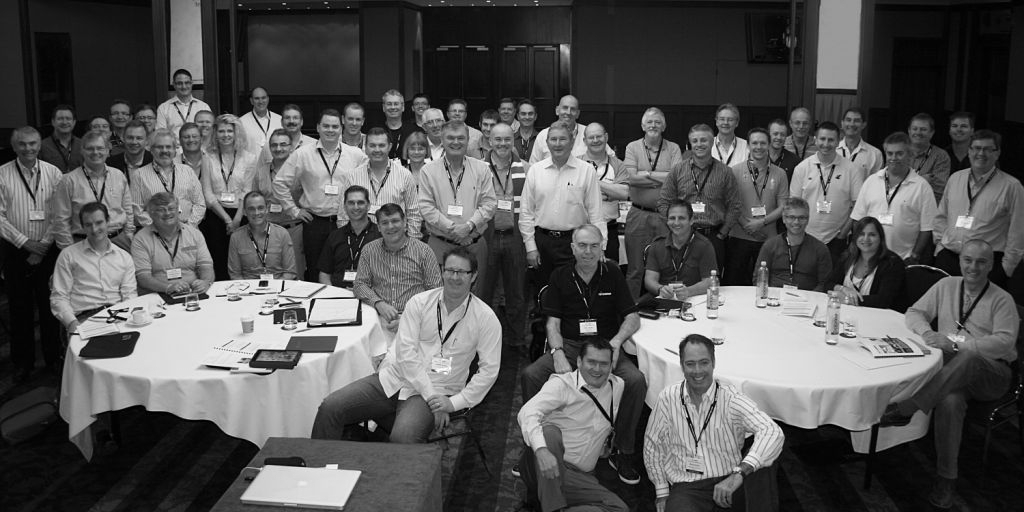
#> input picture groupGray.jpg, 1024 x 512 px
$ python 'code fle.py'
#> lines starting #> are read from the running program, lines starting #| are printed output that depends on the picture; long printed decimals are rounded
import random

import matplotlib.pyplot as plt
import matplotlib.image as img
from matplotlib.patches import Rectangle
from PIL import Image
import numpy as np
import math


bigimg = img.imread("groupGray.jpg")
#> bigimg is the input picture: shape (512, 1024); min 0, max 254, mean 85.2
template = img.imread("boothiGray.jpg")
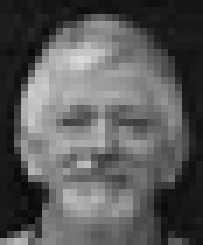
#> input picture boothiGray.jpg, 29 x 35 px (shown 7 times larger)
#> template is the input picture: shape (35, 29); min 8, max 218, mean 89.9


threshold = 0.85


# print(c)

b_shape = bigimg.shape
#> b_shape = (512, 1024)

rows = b_shape[0]
#> rows = 512
r = rows -1
#> r = 511
cols = b_shape[1]
#> cols = 1024
c= cols -1
#> c = 1023


size = bigimg.size
#> size = 524288


sizeofpop = 100
gen_max = []
gen_mean = []
gens = []
max_coords = []
max_cor = 0

def initialize_pop(rows,columns,sizeOfpop):
#> called with rows = 512, columns = 1024, sizeOfpop = 100
    population = []
    for i in range(sizeOfpop):
        row = random.randint(0,r)

        col = random.randint(0,c)
        point = (row,col)
        population.append(point)

    #
    return population

population = initialize_pop(rows,cols,sizeofpop)


def fitness_eval(bigimg,template,population):
    correlation_list = []
    for i in range(len(population)):
        point = population[i]
        if point[0]+35 < (bigimg.shape)[0] and point[1]+29 < (bigimg.shape)[1]:
            prow,pcol = point[0],point[1]
            sliced_img = bigimg[point[0]:point[0]+35,point[1]:point[1]+29]
            fitness = correlation(template,sliced_img)
            corr = (fitness,prow,pcol)
            correlation_list.append(corr)
        else:
            prow,pcol = point[0],point[1]
            corr = (0,prow,pcol)
            correlation_list.append(corr)

    return correlation_list


def correlation(template,sliced_img):

    temp_mean = np.mean(template)

    slice_mean = np.mean(sliced_img)

    num = 0
    d1 = 0
    d2 = 0
    slice_col = 0
    for i in range(len(sliced_img)):
        temp =template[i]
        sliced = sliced_img[i]


        for j in range(len(temp)):
            if j < len(sliced):
                # if sliced[j] != []:
                slice_value = sliced[j]
                # print(temp[i])
                num +=(temp[j] - temp_mean)*(slice_value - slice_mean)
                d1 += (temp[j] - temp_mean)** 2
                d2 += (slice_value - slice_mean)**2
                a = d1 * d2

    denum = math.sqrt(a)
    corr = num / denum
    return corr


def rankedPop(pop_correlation):
    pop_correlation.sort(key = lambda x: x[0],reverse = True)


    corr_array = []
    points_array = []
    # print(len(pop_correlation))
    for i in range(len(pop_correlation)):
        point = pop_correlation[i]
        corr_array.append(point[0])
        coordinate = (point[1],point[2])
        points_array.append(coordinate)
    b= corr_array[0]
    max_cor = b


    gen_max.append(b)
    mean = sum(corr_array) /len(corr_array)

    max_point = points_array[0]
    max_coords.append(max_point)


    points_array[(len(points_array)-1)] = points_array[0]


    gen_mean.append(mean)
    return points_array, max_cor


def crossover(sorted_pop):
    # print(sorted_pop)
    bimg_row_size = len(bin(b_shape[0]-1).replace("0b",""))

    bimg_col_size = len(bin(b_shape[1]-1).replace("0b",""))


    new_pop = []
    n1_ltemp = 0
    n1_rtemp = 0
    n2_ltemp = 0
    n2_rtemp = 0
    for i in range(len(sorted_pop)):
        if i % 2 == 0:
            i_point = sorted_pop[i]
            n1_row = bin(i_point[0]).replace("0b","")
            n1_col = bin(i_point[1]).replace("0b","")

            n1_row = n1_row.zfill(bimg_row_size)


            n1_col = n1_col.zfill(bimg_col_size)

            n1  = n1_row + n1_col


            i_point2 = sorted_pop[i+1]
            n2_row = bin(i_point2[0]).replace("0b","")
            n2_col = bin(i_point2[1]).replace("0b","")

            n2_row = n2_row.zfill(bimg_row_size)

            n2_col = n2_col.zfill(bimg_col_size)


            n2 = n2_row + n2_col


            slicer = random.randint(0,len(n1))
            # slicer = 5

            n1_ltemp = n1[:slicer]
            n1_rtemp = n1[slicer:]

            n2_ltemp = n2[:slicer]
            n2_rtemp = n2[slicer:]


            c1_bin = n1_ltemp +n2_rtemp
            c2_bin = n2_ltemp + n1_rtemp
            # print(n1, c1_bin,"\n", n2,c2_bin )


            c1_row = c1_bin[:(len(c1_bin)) // 2]
            c1_col = c1_bin[(len(c1_bin) // 2):]

            c2_row = c2_bin[:(len(c2_bin)) // 2]
            c2_col = c2_bin[(len(c2_bin) // 2):]

            c1 = (int(c1_row,2), int(c1_col, 2))
            c2 = (int(c2_row,2), int(c2_col, 2))
            new_pop.extend([c1,c2])

    return new_pop

#
def mutation(crossed_pop,max_cor):
    # print(len(crossed_pop))
    mutated_pop = []
    rand_indexes = []
    for i in range(0,1):

        rand = random.randint(2,98)
        rand_indexes.append(rand)
    # print(rand_indexes)

    for i in (rand_indexes):


        cross_point = crossed_pop[i]
        row = cross_point[0]
        col = cross_point[1]
        # print(row,col)
        row_bin = bin(row).replace("0b","")
        col_bin = bin(col).replace("0b","")


        mutated_row_bin = ''
        mutated_col_bin = ''
        mutated_col_bin = col_bin


        for i in range(len(row_bin)):
            if i != 0:
                # print("bbbbbbbbb")
                mutated_row_bin += row_bin[i]
            else:
                if row_bin[i] == '0':
                    # print('aaaaaaaaaaaaaaaaaa')
                    mutated_row_bin += str(1)
                else:
                    mutated_row_bin += str(0)


        mutated_point = mutated_row_bin + mutated_col_bin
        mutated_row = mutated_point[:len(mutated_point) // 2]
        mutated_col = mutated_point[(len(mutated_point)) //2 :]

        mutated_p = (int(mutated_row,2),int(mutated_col,2))
        crossed_pop[i]=mutated_p

        # print("sadadsadasd")
    return crossed_pop
# population = mutation(crossed_pop)


# print(gen_mean)

max_counter = 0
g = 0
gen = 0
pre_max = 0
while gen < 100 and threshold > max_cor and max_counter != 600  :
    print(max_cor)
    g +=1
    pop_correlation = fitness_eval(bigimg,template,population)
    # print(pop_correlation)
    sorted_pop,max_cor = rankedPop(pop_correlation)
    if pre_max == max_cor:
        max_counter +=1
    else:
        max_counter =0
    crossed_pop= crossover(sorted_pop)
    # population= crossover(sorted_pop)
    # print(crossed_pop)
    population = mutation(crossed_pop,max_cor)

    gens.append(g)
    # print("ccccccccccc")
    gen +=1
    pre_max = max_cor
    print(gen,max_counter)
#> this loop made 100 passes
#> (max_cor, pre_max) on passes 1 to 2: (0.426, 0.426), (0.447, 0.447)
#| 0.4258
#| 0.4465
#| 0.5156
#| 0.4161
#| 0.4979
#| 0.6148
#| 0.6148
#| 0.6148
#> (further printed lines are left out)
# np.corrcoef(template)

maxi =max(gen_max)
mp= max_coords[len(max_coords)-1]


im = Image.open('groupGray.jpg')


plt.imshow(im)

ax = plt.gca()


rect = Rectangle((mp[1],mp[0]), 29, 35, linewidth=1, edgecolor='r', facecolor='none')

ax.add_patch(rect)

plt.show()
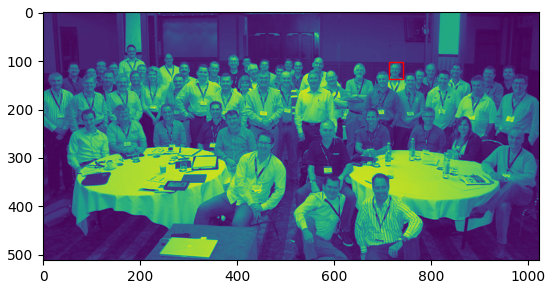
#> figure drawn by matplotlib, 1 panel


# importing the required module
# import matplotlib.pyplot as plt
plt.plot(gens,gen_max , label = "Max")
plt.plot(gens,gen_mean, label = "Mean")


# naming the x axis
plt.xlabel('Generations')
# naming the y axis
plt.ylabel('Correlation Value')


# giving a title to my graph
plt.title('Babay ki Boothy!')

# show a legend on the plot
plt.legend()

# function to show the plot
plt.show()
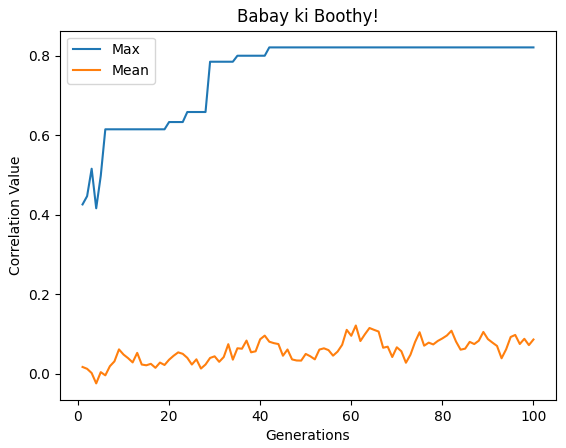
#> figure drawn by matplotlib, 1 panel; curve peaks at x = 42, y = 0.821; curve peaks at x = 61, y = 0.121
